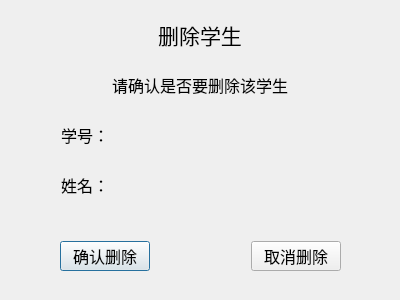
<?xml version="1.0" encoding="UTF-8"?>
<ui version="4.0">
 <class>ConfirmDeleteDialog</class>
 <widget class="QDialog" name="ConfirmDeleteDialog">
  <property name="geometry">
   <rect>
    <x>0</x>
    <y>0</y>
    <width>400</width>
    <height>300</height>
   </rect>
  </property>
  <property name="minimumSize">
   <size>
    <width>400</width>
    <height>300</height>
   </size>
  </property>
  <property name="maximumSize">
   <size>
    <width>400</width>
    <height>300</height>
   </size>
  </property>
  <property name="windowTitle">
   <string>Dialog</string>
  </property>
  <widget class="QLabel" name="label">
   <property name="geometry">
    <rect>
     <x>50</x>
     <y>70</y>
     <width>300</width>
     <height>30</height>
    </rect>
   </property>
   <property name="minimumSize">
    <size>
     <width>300</width>
     <height>30</height>
    </size>
   </property>
   <property name="maximumSize">
    <size>
     <width>300</width>
     <height>30</height>
    </size>
   </property>
   <property name="font">
    <font>
     <family>宋体</family>
     <pointsize>12</pointsize>
    </font>
   </property>
   <property name="text">
    <string>请确认是否要删除该学生</string>
   </property>
   <property name="alignment">
    <set>Qt::AlignmentFlag::AlignCenter</set>
   </property>
  </widget>
  <widget class="QLabel" name="label_2">
   <property name="geometry">
    <rect>
     <x>50</x>
     <y>20</y>
     <width>300</width>
     <height>30</height>
    </rect>
   </property>
   <property name="minimumSize">
    <size>
     <width>300</width>
     <height>30</height>
    </size>
   </property>
   <property name="maximumSize">
    <size>
     <width>300</width>
     <height>30</height>
    </size>
   </property>
   <property name="font">
    <font>
     <family>宋体</family>
     <pointsize>16</pointsize>
    </font>
   </property>
   <property name="text">
    <string>删除学生</string>
   </property>
   <property name="alignment">
    <set>Qt::AlignmentFlag::AlignCenter</set>
   </property>
  </widget>
  <widget class="QLabel" name="label_3">
   <property name="geometry">
    <rect>
     <x>40</x>
     <y>120</y>
     <width>90</width>
     <height>30</height>
    </rect>
   </property>
   <property name="minimumSize">
    <size>
     <width>90</width>
     <height>30</height>
    </size>
   </property>
   <property name="maximumSize">
    <size>
     <width>90</width>
     <height>30</height>
    </size>
   </property>
   <property name="font">
    <font>
     <family>宋体</family>
     <pointsize>12</pointsize>
    </font>
   </property>
   <property name="text">
    <string>学号：</string>
   </property>
   <property name="alignment">
    <set>Qt::AlignmentFlag::AlignCenter</set>
   </property>
  </widget>
  <widget class="QLabel" name="label_4">
   <property name="geometry">
    <rect>
     <x>40</x>
     <y>170</y>
     <width>90</width>
     <height>30</height>
    </rect>
   </property>
   <property name="minimumSize">
    <size>
     <width>90</width>
     <height>30</height>
    </size>
   </property>
   <property name="maximumSize">
    <size>
     <width>90</width>
     <height>30</height>
    </size>
   </property>
   <property name="font">
    <font>
     <family>宋体</family>
     <pointsize>12</pointsize>
    </font>
   </property>
   <property name="text">
    <string>姓名：</string>
   </property>
   <property name="alignment">
    <set>Qt::AlignmentFlag::AlignCenter</set>
   </property>
  </widget>
  <widget class="QLabel" name="label_studentId">
   <property name="geometry">
    <rect>
     <x>150</x>
     <y>120</y>
     <width>200</width>
     <height>30</height>
    </rect>
   </property>
   <property name="minimumSize">
    <size>
     <width>200</width>
     <height>30</height>
    </size>
   </property>
   <property name="maximumSize">
    <size>
     <width>200</width>
     <height>30</height>
    </size>
   </property>
   <property name="font">
    <font>
     <family>宋体</family>
     <pointsize>12</pointsize>
    </font>
   </property>
   <property name="text">
    <string/>
   </property>
   <property name="alignment">
    <set>Qt::AlignmentFlag::AlignCenter</set>
   </property>
  </widget>
  <widget class="QLabel" name="label_studentName">
   <property name="geometry">
    <rect>
     <x>150</x>
     <y>170</y>
     <width>200</width>
     <height>30</height>
    </rect>
   </property>
   <property name="minimumSize">
    <size>
     <width>200</width>
     <height>30</height>
    </size>
   </property>
   <property name="maximumSize">
    <size>
     <width>200</width>
     <height>30</height>
    </size>
   </property>
   <property name="font">
    <font>
     <family>宋体</family>
     <pointsize>12</pointsize>
    </font>
   </property>
   <property name="text">
    <string/>
   </property>
   <property name="alignment">
    <set>Qt::AlignmentFlag::AlignCenter</set>
   </property>
  </widget>
  <widget class="QWidget" name="">
   <property name="geometry">
    <rect>
     <x>60</x>
     <y>240</y>
     <width>281</width>
     <height>32</height>
    </rect>
   </property>
   <layout class="QHBoxLayout" name="horizontalLayout">
    <item>
     <widget class="QPushButton" name="pushButton_confirm">
      <property name="minimumSize">
       <size>
        <width>90</width>
        <height>30</height>
       </size>
      </property>
      <property name="maximumSize">
       <size>
        <width>90</width>
        <height>30</height>
       </size>
      </property>
      <property name="font">
       <font>
        <family>宋体</family>
        <pointsize>12</pointsize>
       </font>
      </property>
      <property name="text">
       <string>确认删除</string>
      </property>
     </widget>
    </item>
    <item>
     <spacer name="horizontalSpacer">
      <property name="orientation">
       <enum>Qt::Orientation::Horizontal</enum>
      </property>
      <property name="sizeHint" stdset="0">
       <size>
        <width>40</width>
        <height>20</height>
       </size>
      </property>
     </spacer>
    </item>
    <item>
     <widget class="QPushButton" name="pushButton_cancel">
      <property name="minimumSize">
       <size>
        <width>90</width>
        <height>30</height>
       </size>
      </property>
      <property name="maximumSize">
       <size>
        <width>90</width>
        <height>30</height>
       </size>
      </property>
      <property name="font">
       <font>
        <family>宋体</family>
        <pointsize>12</pointsize>
       </font>
      </property>
      <property name="text">
       <string>取消删除</string>
      </property>
     </widget>
    </item>
   </layout>
  </widget>
 </widget>
 <resources/>
 <connections/>
</ui>
